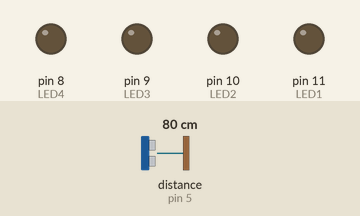
This sketch was run on a simulated Arduino Uno, built with avr-gcc and run on an emulated ATmega328P. On the bench: output pins drawn as LEDs (lit = HIGH). Wiring (inferred from the names in the program): ultrasonic range finder: trigger pin 6; echo pin 5. The test bench sets the inputs (shaded band); at power-on: distance to the obstacle (sensor on pin 5) 80 cm. The echo pulse lasts 58.3 µs per cm; pins used as bus, display or sensor lines are not drawn; what the sketch prints to the serial monitor is not drawn.

Above: at 1.2 s.
1.3 s: distance to the obstacle (sensor on pin 5) set to 32 cm
2.8 s: distance to the obstacle (sensor on pin 5) set to 26 cm
At 4.0 s:
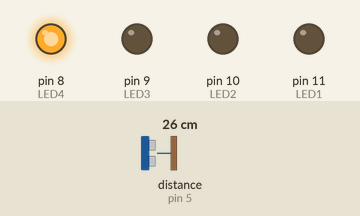
4.3 s: distance to the obstacle (sensor on pin 5) set to 20 cm
At 5.3 s:
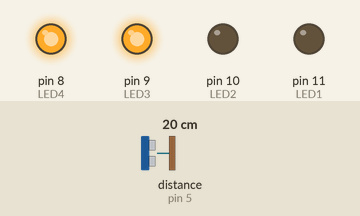
5.8 s: distance to the obstacle (sensor on pin 5) set to 16 cm
7.3 s: distance to the obstacle (sensor on pin 5) set to 13 cm
At 7.6 s:
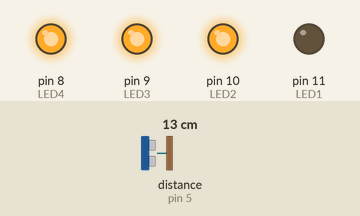
8.8 s: distance to the obstacle (sensor on pin 5) set to 18 cm
At 10.0 s:
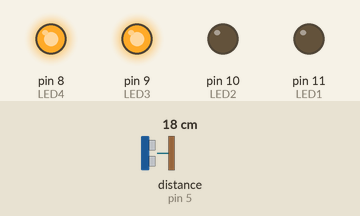
Timing chart, 0 to 11.3 s (numbered marks = the images above; inputs shaded):
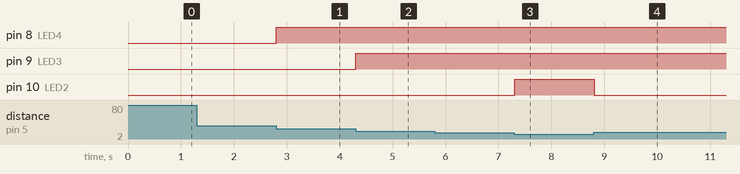

Measured:
- the behaviour switches between 29 and 28 cm on distance to the obstacle (sensor on pin 5) (found by bisection; images 0 and 1)
- the behaviour switches between 22 and 21 cm on distance to the obstacle (sensor on pin 5) (found by bisection; images 1 and 2)
- the behaviour switches between 15 and 14 cm on distance to the obstacle (sensor on pin 5) (found by bisection; images 2 and 3)
- after the input at 2.8 s, pin 8 (LED4): LOW → HIGH at once
- after the input at 4.3 s, pin 9 (LED3): LOW → HIGH at once
- after the input at 7.3 s, pin 10 (LED2): LOW → HIGH at once
- after the input at 8.8 s, pin 10 (LED2): HIGH → LOW at once

The sketch:

Project_25.2_Batman_Is_Coming.ino
```cpp
/*
keyestudio STEM Starter Kit
Project 25.2
Batman Is Coming
http//www.keyestudio.com
*/
const int trig = 6;
const int echo = 5;
const int LED1 = 11;
const int LED2 = 10;
const int LED3 = 9;
const int LED4 = 8;
int duration = 0;
int distance = 0;
void setup()
{
  pinMode(trig , OUTPUT);
  pinMode(echo , INPUT);
  pinMode(LED1 , OUTPUT);
  pinMode(LED2 , OUTPUT);
  pinMode(LED3 , OUTPUT);
  pinMode(LED4 , OUTPUT);
  Serial.begin(9600);
}
void loop()
{
  digitalWrite(trig , HIGH);
  delayMicroseconds(1000);
  digitalWrite(trig , LOW);
  duration = pulseIn(echo , HIGH);
  distance = (duration/2) / 28.5;
  Serial.println(distance);
    if ( distance <= 7 )
  {
    digitalWrite(LED1, HIGH);
  }
  else
  {
    digitalWrite(LED1, LOW);
  }
  if ( distance <= 14 )
  {
    digitalWrite(LED2, HIGH);
  }
  else
  {
    digitalWrite(LED2, LOW);
  }
  if ( distance <= 21 )
  {
    digitalWrite(LED3, HIGH);
  }
  else
  {
    digitalWrite(LED3, LOW);
  }
  if ( distance <= 28 )
  {
    digitalWrite(LED4, HIGH);
  }
  else
  {
    digitalWrite(LED4, LOW);
  }
}
////////////////////////////////////////////////////////////////////////
```
